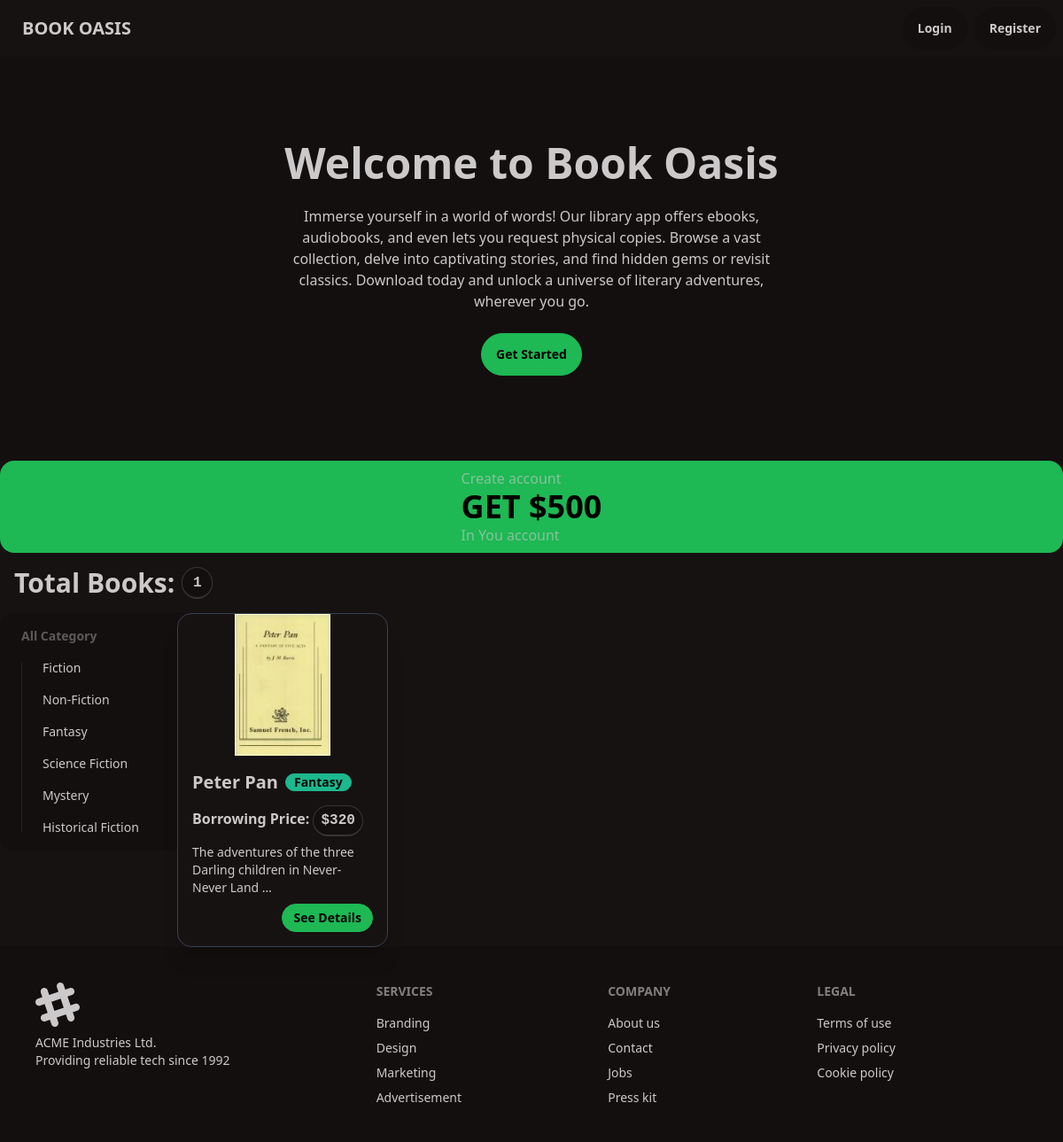
Page /book-filter/fantasy on the earlier database version.
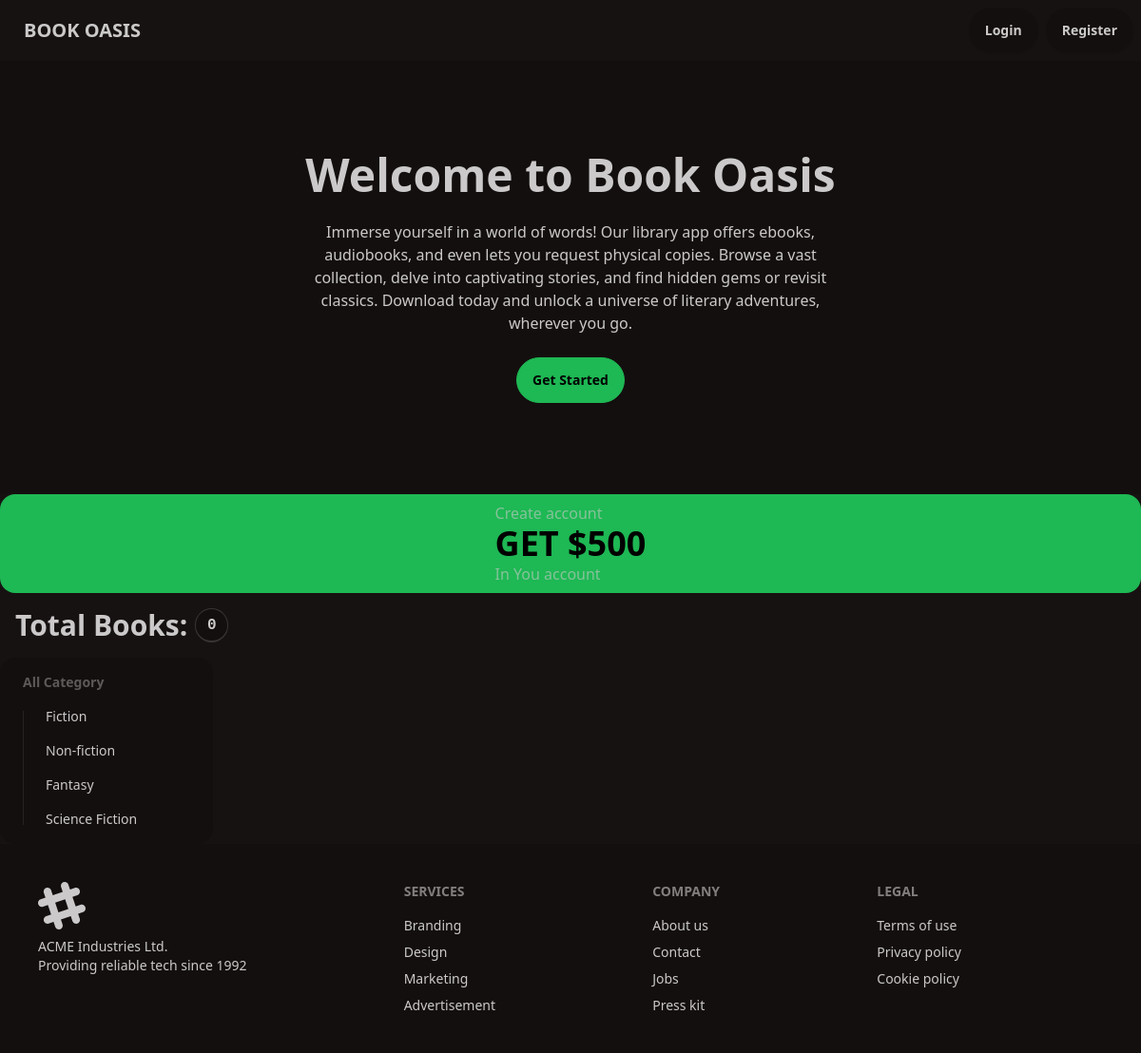
Same page on the later database version.
### categories/models.py (models this page shows, shortened)
class Category(models.Model):
    name = models.CharField(max_length=100)
    slug = models.SlugField(max_length=100, unique=True, blank=True, null=True)

### books/models.py (models this page shows, shortened)
class Book(models.Model):
    title = models.CharField(max_length=100)
    description = models.TextField()
    category = models.ForeignKey(Category, on_delete=models.DO_NOTHING, related_name='books', default=False)
    price = models.DecimalField(max_digits=12, decimal_places=0)
    image = models.ImageField(upload_to='books/media/uploads/', null=True, blank=True)
    quantity = models.IntegerField(default=0)

### core/views.py (the view)
# urls.py: path('', Home.as_view(), name='home'),
class Home(TemplateView):
    template_name = 'core/home.html'
    def get_context_data(self, **kwargs: Any) -> dict[str, Any]:
        context = super().get_context_data(**kwargs)
        category_slug = self.kwargs.get('category', None)
        if category_slug is not None:
            category = Category.objects.get(slug=category_slug)
            books = Book.objects.filter(category=category)
        else:
            books = Book.objects.all()
        categories = Category.objects.all()
        context['categories'] = categories
        context['books'] = books
        return context

### core/templates/core/home.html
{% extends "core/base.html" %} {% block head_title %} Book Oasis {% endblock %}
{% block body %}
<section>
  <div class="hero bg-base-200 py-20">
    <div class="hero-content text-center">
      <div class="max-w-xl">
        <h1 class="text-5xl font-bold">Welcome to Book Oasis</h1>
        <p class="py-6">
          Immerse yourself in a world of words! Our library app offers ebooks,
          audiobooks, and even lets you request physical copies. Browse a vast
          collection, delve into captivating stories, and find hidden gems or
          revisit classics. Download today and unlock a universe of literary
          adventures, wherever you go.
        </p>
        <a href='{% url "profile" %}' class="btn btn-primary">Get Started</a>
      </div>
    </div>
  </div>
  <div class="stats bg-primary text-primary-content flex justify-center">
    <div class="center my-2">
      <div class="stat-title">Create account</div>
      <div class="stat-value">GET $500</div>
      <div class="stat-title">In You account</div>
    </div>
  </div>
  <h1 class="p-4 text-3xl font-bold flex justify-start gap-2 items-center">
    Total Books: <kbd class="kbd kbd-md">{{books|length}}</kbd>
  </h1>
  <div class="grid grid-cols-6">
    <div class="col-span-1">
      <ul class="menu bg-base-200 w-56 rounded-box">
        <li>
          <h2 class="menu-title">All Category</h2>
          <ul>
            {% for cat in categories %}
            <li><a href='{% url "filter_home" cat.slug %}'> {{cat.name}} </a></li>
            {% endfor %}
          </ul>
        </li>
      </ul>
    </div>
    <div class="col-span-5 grid grid-cols-4 gap-4">
      {% for book in books %}
      <div
        class="card card-compact w-full bg-base-100 shadow-xl border border-gray-700"
      >
        <figure>
          <img class="max-h-40" src="{{book.image.url}}" alt="{{book.title}}" />
        </figure>
        <div class="card-body">
          <h2 class="card-title">
            {{book.title}}
            <div class="badge badge-secondary">{{book.category.name}}</div>
          </h2>
          <h2 class="text-base font-semibold">
            Borrowing Price:
            <kbd class="kbd kbd-md">${{book.price}}</kbd>
          </h2>
          <p>{{book.description|truncatewords:10}}</p>
          <div class="card-actions justify-end">
            <a href='{% url "book_details" book.id %}' class="btn btn-primary btn-sm">See Details</a>
          </div>
        </div>
      </div>
      {% endfor %}
    </div>
  </div>
</section>
{% endblock %}

Differences in the rows shown:
removed Category: name "Mystery"
removed Category: name "Historical Fiction"
no longer on this page (row edited): Book: image (picture), title "Peter Pan", category.name "Fantasy", price "320", description "The adventures of the three Darling children in Never-Never Land …"
changed Category: name "Non-Fiction" → "Non-fiction"
Other differences:
{{ books|length }}: "1" → "0"
